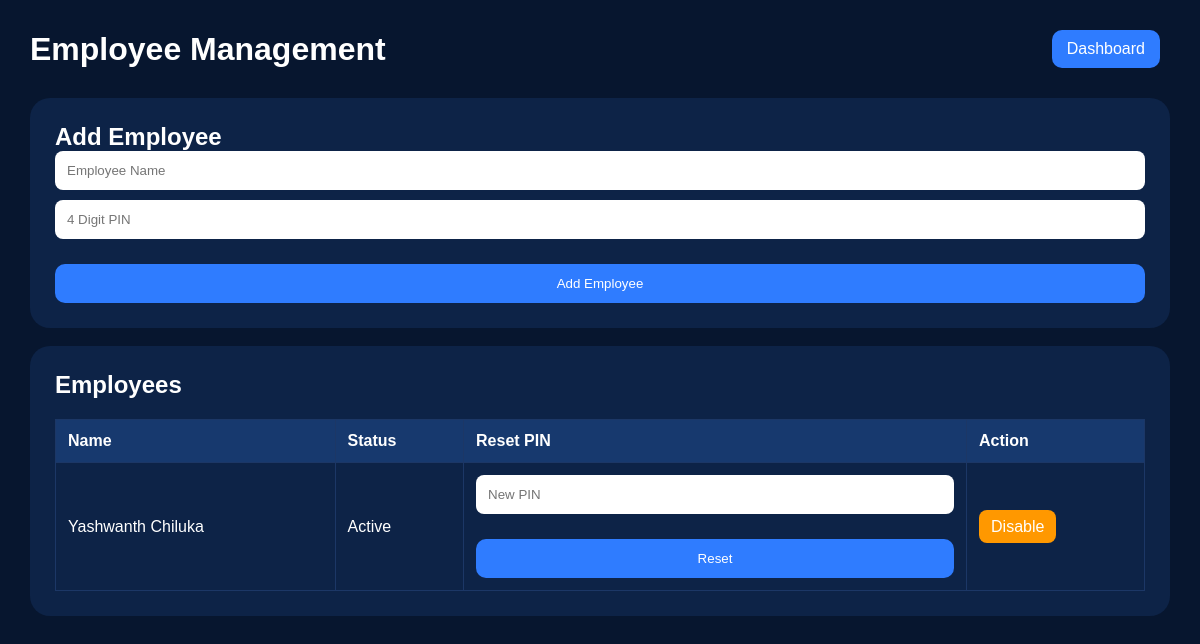
Before: /admin/employees (signed in) with the older database file.
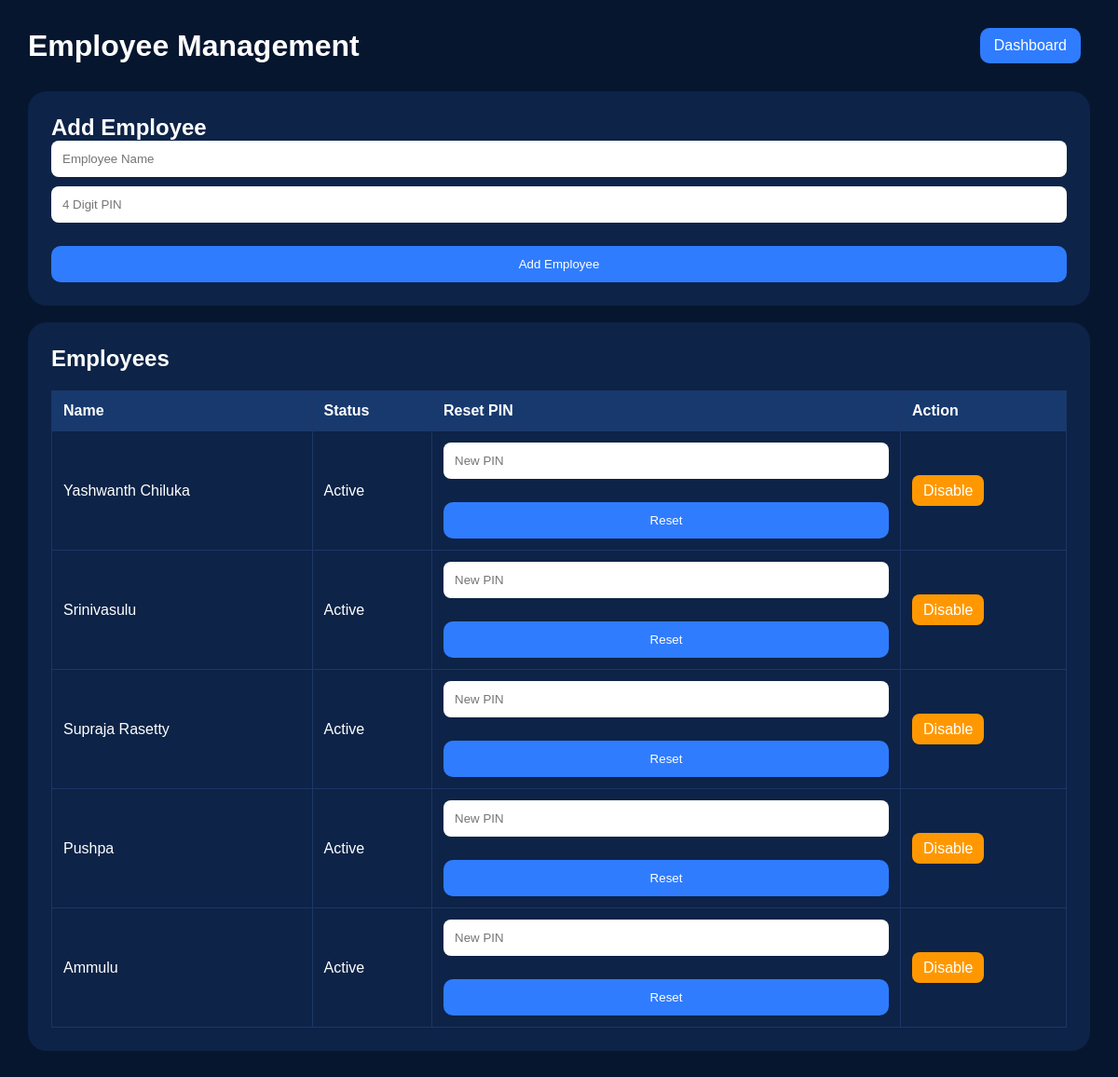
After: the same page with the newer database file.
### models.py (models this page shows, shortened)
class Employee(db.Model):
    __tablename__ = "employees"
    id = db.Column(db.Integer, primary_key=True)
    name = db.Column(db.String(100), nullable=False)
    pin_hash = db.Column(db.String(255), nullable=False)
    active = db.Column(db.Boolean, default=True)
    created_at = db.Column(
        db.DateTime,
        server_default=db.func.now()
    )
    attendances = db.relationship(
        "Attendance",
        backref="employee",
        lazy=True
    )

### app.py (the view)
@app.route("/admin/employees")
def employees():
    if "admin_id" not in session:
        return redirect(
            url_for("admin_login")
        )
    employee_list = Employee.query.all()
    return render_template(
        "employees.html",
        employees=employee_list
    )

### templates/employees.html (shortened to what this page needs)
<!DOCTYPE html>
<html>
<head>
<link rel="stylesheet"
      href="{{ url_for('static',
      filename='css/style.css') }}">
</head>
<body>
<div class="dashboard">
<div class="topbar">
    <h1>Employee Management</h1>
    <a href="/admin/dashboard"
       class="nav-btn">
        Dashboard
    </a>
</div>
<div class="card">
<h2>Add Employee</h2>
<form method="POST"
      action="/admin/add-employee">
    <input
        type="text"
        name="name"
        placeholder="Employee Name"
        required>
    <input
        type="text"
        name="pin"
        maxlength="4"
        placeholder="4 Digit PIN"
        required>
    <button type="submit">
        Add Employee
    </button>
</form>
</div>
<br>
<div class="card">
<h2>Employees</h2>
<table class="table">
<tr>
    <th>Name</th>
    <th>Status</th>
    <th>Reset PIN</th>
    <th>Action</th>
</tr>
{% for employee in employees %}
<tr>
<td>
    {{ employee.name }}
</td>
<td>
{% if employee.active %}
    Active
{% else %}
    Disabled
{% endif %}
</td>
<td>
<form
action="/admin/reset-pin/{{ employee.id }}"
method="POST">
<input
type="text"
name="pin"
maxlength="4"
placeholder="New PIN"
required>
<button type="submit">
Reset
</button>
</form>
</td>
<td>
<a
href="/admin/toggle-employee/{{ employee.id }}"
class="small-btn">
{% if employee.active %}
Disable
{% else %}
Enable
{% endif %}
</a>
</td>
</tr>
{% endfor %}
</table>
</div>
</div>
</body>
</html>

Changed rows visible on the page:
added Employee: name "Srinivasulu", active "Active"
added Employee: name "Supraja Rasetty", active "Active"
added Employee: name "Pushpa", active "Active"
added Employee: name "Ammulu", active "Active"
